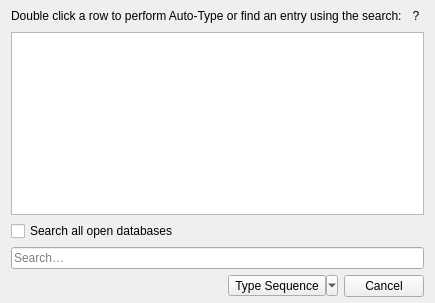
<?xml version="1.0" encoding="UTF-8"?>
<ui version="4.0">
 <class>AutoTypeSelectDialog</class>
 <widget class="QDialog" name="AutoTypeSelectDialog">
  <property name="geometry">
   <rect>
    <x>0</x>
    <y>0</y>
    <width>418</width>
    <height>303</height>
   </rect>
  </property>
  <property name="windowTitle">
   <string>Auto-Type - OpenVireo</string>
  </property>
  <layout class="QVBoxLayout" name="verticalLayout">
   <property name="topMargin">
    <number>6</number>
   </property>
   <property name="bottomMargin">
    <number>6</number>
   </property>
   <item>
    <layout class="QHBoxLayout" name="horizontalLayout_3">
     <item>
      <widget class="QLabel" name="label">
       <property name="text">
        <string>Double click a row to perform Auto-Type or find an entry using the search:</string>
       </property>
      </widget>
     </item>
     <item>
      <spacer name="horizontalSpacer_3">
       <property name="orientation">
        <enum>Qt::Horizontal</enum>
       </property>
       <property name="sizeHint" stdset="0">
        <size>
         <width>40</width>
         <height>20</height>
        </size>
       </property>
      </spacer>
     </item>
     <item>
      <widget class="QToolButton" name="helpButton">
       <property name="cursor">
        <cursorShape>PointingHandCursor</cursorShape>
       </property>
       <property name="focusPolicy">
        <enum>Qt::NoFocus</enum>
       </property>
       <property name="toolTip">
        <string>&lt;p&gt;The following shortcuts are available:&lt;br/&gt;
Ctrl+F - Focus search&lt;br/&gt;
Ctrl+1 - Type username&lt;br/&gt;
Ctrl+2 - Type password&lt;br/&gt;
Ctrl+3 - Type TOTP&lt;br/&gt;
Ctrl+4 - Type URL&lt;br/&gt;
Ctrl+5 - Use Virtual Keyboard (Windows Only)&lt;br/&gt;
Ctrl+Shift+1 - Copy username&lt;br/&gt;
Ctrl+Shift+2 - Copy password&lt;br/&gt;
Ctrl+Shift+3 - Copy TOTP&lt;br/&gt;
Ctrl+Shift+4 - Copy URL&lt;br/&gt;
&lt;/p&gt;</string>
       </property>
       <property name="styleSheet">
        <string notr="true">QToolButton {
	border: none;
	background: none;
}</string>
       </property>
       <property name="text">
        <string notr="true">?</string>
       </property>
      </widget>
     </item>
    </layout>
   </item>
   <item>
    <widget class="AutoTypeMatchView" name="view">
     <property name="sizePolicy">
      <sizepolicy hsizetype="Expanding" vsizetype="MinimumExpanding">
       <horstretch>0</horstretch>
       <verstretch>0</verstretch>
      </sizepolicy>
     </property>
     <property name="minimumSize">
      <size>
       <width>0</width>
       <height>175</height>
      </size>
     </property>
     <property name="cursor" stdset="0">
      <cursorShape>PointingHandCursor</cursorShape>
     </property>
     <property name="tabKeyNavigation">
      <bool>false</bool>
     </property>
     <property name="showDropIndicator" stdset="0">
      <bool>false</bool>
     </property>
     <property name="alternatingRowColors">
      <bool>true</bool>
     </property>
     <property name="selectionMode">
      <enum>QAbstractItemView::SingleSelection</enum>
     </property>
     <property name="selectionBehavior">
      <enum>QAbstractItemView::SelectRows</enum>
     </property>
     <property name="sortingEnabled">
      <bool>true</bool>
     </property>
     <attribute name="horizontalHeaderShowSortIndicator" stdset="0">
      <bool>true</bool>
     </attribute>
     <attribute name="horizontalHeaderStretchLastSection">
      <bool>true</bool>
     </attribute>
     <attribute name="verticalHeaderVisible">
      <bool>false</bool>
     </attribute>
    </widget>
   </item>
   <item>
    <widget class="QWidget" name="buttonBox_2" native="true">
     <layout class="QHBoxLayout" name="horizontalLayout_2">
      <property name="spacing">
       <number>10</number>
      </property>
      <property name="leftMargin">
       <number>0</number>
      </property>
      <property name="topMargin">
       <number>0</number>
      </property>
      <property name="rightMargin">
       <number>0</number>
      </property>
      <property name="bottomMargin">
       <number>0</number>
      </property>
      <item>
       <widget class="QCheckBox" name="searchCheckBox">
        <property name="text">
         <string>Search all open databases</string>
        </property>
       </widget>
      </item>
      <item>
       <spacer name="horizontalSpacer">
        <property name="orientation">
         <enum>Qt::Horizontal</enum>
        </property>
        <property name="sizeHint" stdset="0">
         <size>
          <width>40</width>
          <height>20</height>
         </size>
        </property>
       </spacer>
      </item>
     </layout>
    </widget>
   </item>
   <item>
    <widget class="QLineEdit" name="search">
     <property name="sizePolicy">
      <sizepolicy hsizetype="MinimumExpanding" vsizetype="Fixed">
       <horstretch>0</horstretch>
       <verstretch>0</verstretch>
      </sizepolicy>
     </property>
     <property name="minimumSize">
      <size>
       <width>400</width>
       <height>0</height>
      </size>
     </property>
     <property name="toolTip">
      <string>You can use advanced search queries to find any entry in your open databases.</string>
     </property>
     <property name="placeholderText">
      <string>Search…</string>
     </property>
     <property name="clearButtonEnabled">
      <bool>true</bool>
     </property>
    </widget>
   </item>
   <item>
    <layout class="QHBoxLayout" name="horizontalLayout">
     <item>
      <spacer name="horizontalSpacer_2">
       <property name="orientation">
        <enum>Qt::Horizontal</enum>
       </property>
       <property name="sizeHint" stdset="0">
        <size>
         <width>40</width>
         <height>20</height>
        </size>
       </property>
      </spacer>
     </item>
     <item>
      <widget class="QToolButton" name="action">
       <property name="text">
        <string>Type Sequence</string>
       </property>
       <property name="popupMode">
        <enum>QToolButton::MenuButtonPopup</enum>
       </property>
      </widget>
     </item>
     <item>
      <widget class="QPushButton" name="cancelButton">
       <property name="text">
        <string>Cancel</string>
       </property>
       <property name="autoDefault">
        <bool>false</bool>
       </property>
      </widget>
     </item>
    </layout>
   </item>
  </layout>
 </widget>
 <customwidgets>
  <customwidget>
   <class>AutoTypeMatchView</class>
   <extends>QTableView</extends>
   <header>autotype/AutoTypeMatchView.h</header>
  </customwidget>
 </customwidgets>
 <tabstops>
  <tabstop>view</tabstop>
  <tabstop>searchCheckBox</tabstop>
  <tabstop>search</tabstop>
 </tabstops>
 <resources>
  <include location="../../share/icons/icons.qrc"/>
 </resources>
 <connections/>
</ui>
